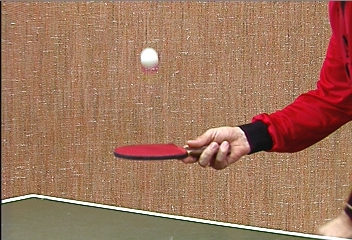
%> input picture Computer Vision/Assignment_3/pingpong/0000.jpeg, 352 x 240 px
$ octave --eval "result = harris_corner_detector(rgb2gray(imread('0000.jpeg')));"   (GNU Octave 9; MATLAB toolbox functions it lacks are replaced by stand-ins)
%> lines starting %> are read from the running program, lines starting %| are printed output that depends on the picture
function [outputArg1,outputArg2,outputArg3] = harris_corner_detector(img)
%Create gaussian gradient filter
image=img;
k=5;
sigma=0.5;
G1=fspecial('gauss',[round(k*sigma),round(k*sigma)], sigma);
%Create the original mask
%[Gx, Gy]=gradient(G1);
dx = [1 0 -1; 2 0 -2; 1 0 -1];
dy=dx';
%Obtain Ix and Iy
Ix=conv2(img, dx, 'same');
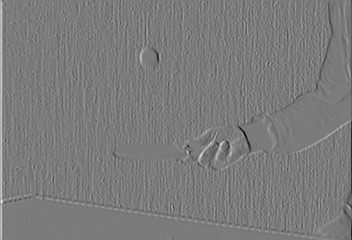
%> Ix: size 240x352 double; min -889, max 946, mean 0.8; drawn with min black and max white
Iy=conv2(img, dy, 'same');
%Convolute the Ix, Iy with the gaussian filter
Ix2 = conv2(Ix.^2, G1, 'same');
Iy2 = conv2(Iy.^2, G1, 'same');
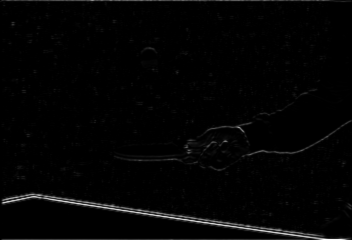
%> Iy2: size 240x352 double; min 0, max 843130.2, mean 14448.5; drawn with min black and max white
Ixy = conv2(Ix.*Iy, G1,'same');
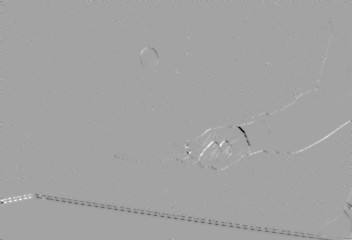
%> Ixy: size 240x352 double; min -382147.1, max 214124.1, mean -436.8; drawn with min black and max white
[rol,col]=size(Ix2);
%> rol = 240; col = 352
H=zeros(rol,col);
for i = 1:rol
    for j = 1:col
        Q=[Ix2(i,j) Ixy(i,j); Ixy(i,j) Iy2(i,j)];
        %Calculate the eigen
        l=eig(Q);
        %Derive the H matrix
        H(i,j)=l(1)*l(2)-0.04*(l(1)+l(2))^2;
    end
end
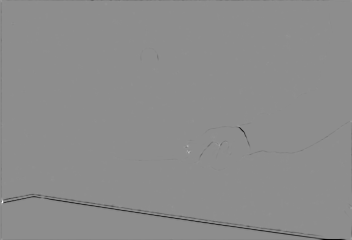
%> H: size 240x352 double; min -2.9e+10, max 2.31e+10, mean -149391390.4; drawn with min black and max white
%Compare with n*n window size neighbor
n=10;
%threshold = mean(mean(H))*5;
threshold = abs(mean2(H))*6.8;
%> threshold = 1.02e+09
count=1;
%Filter the original picture with local maximum
MX = ordfilt2(H,n^2,ones(n));
for i =5:rol
    for j = 5:col
        if (H(i,j)==MX(i, j)) && (H(i,j)>threshold)
            r(count)=i;
            c(count)=j;
            count = count + 1;
        end
    end
end
%> after the loop, c = [352 240 227 220 188 189 173 352 217 352]; count = 11; r = [122 127 143 146 147 153 207 209 221 239]
outputArg1 = H;
outputArg2 = r;
%> outputArg2 = [122 127 143 146 147 153 207 209 221 239]
outputArg3 = c;
%> outputArg3 = [352 240 227 220 188 189 173 352 217 352]
figure;
imshow(Ix);
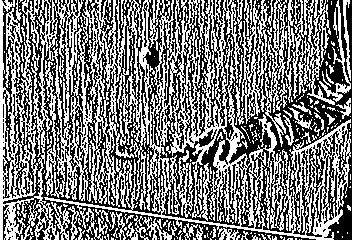
%> displayed picture: size 240x352, on the screen's scale of 0 to 255; 48.1% white in thin lines or dots
figure
imshow(Iy);
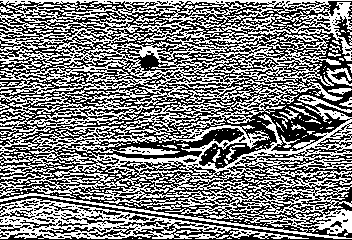
%> displayed picture: size 240x352, on the screen's scale of 0 to 255; 49.5% white in thin lines or dots
figure
imshow(image);
hold on
radius=5;
t=0:0.1:2*pi;
for i=1:length(r)
    x_unit=c(i)+radius*sin(t);
    y_unit=r(i)+radius*cos(t);
    plot(x_unit,y_unit,'r');
end
%> this loop made 10 passes
%> `result = harris_corner_detector(rgb2gray(imread('0000.jpeg')));`:
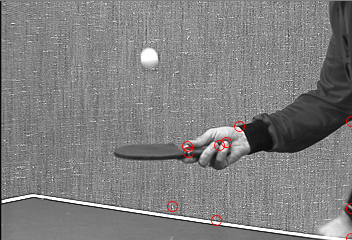
%> figure redrawn from the program's plot data
hold off
end
